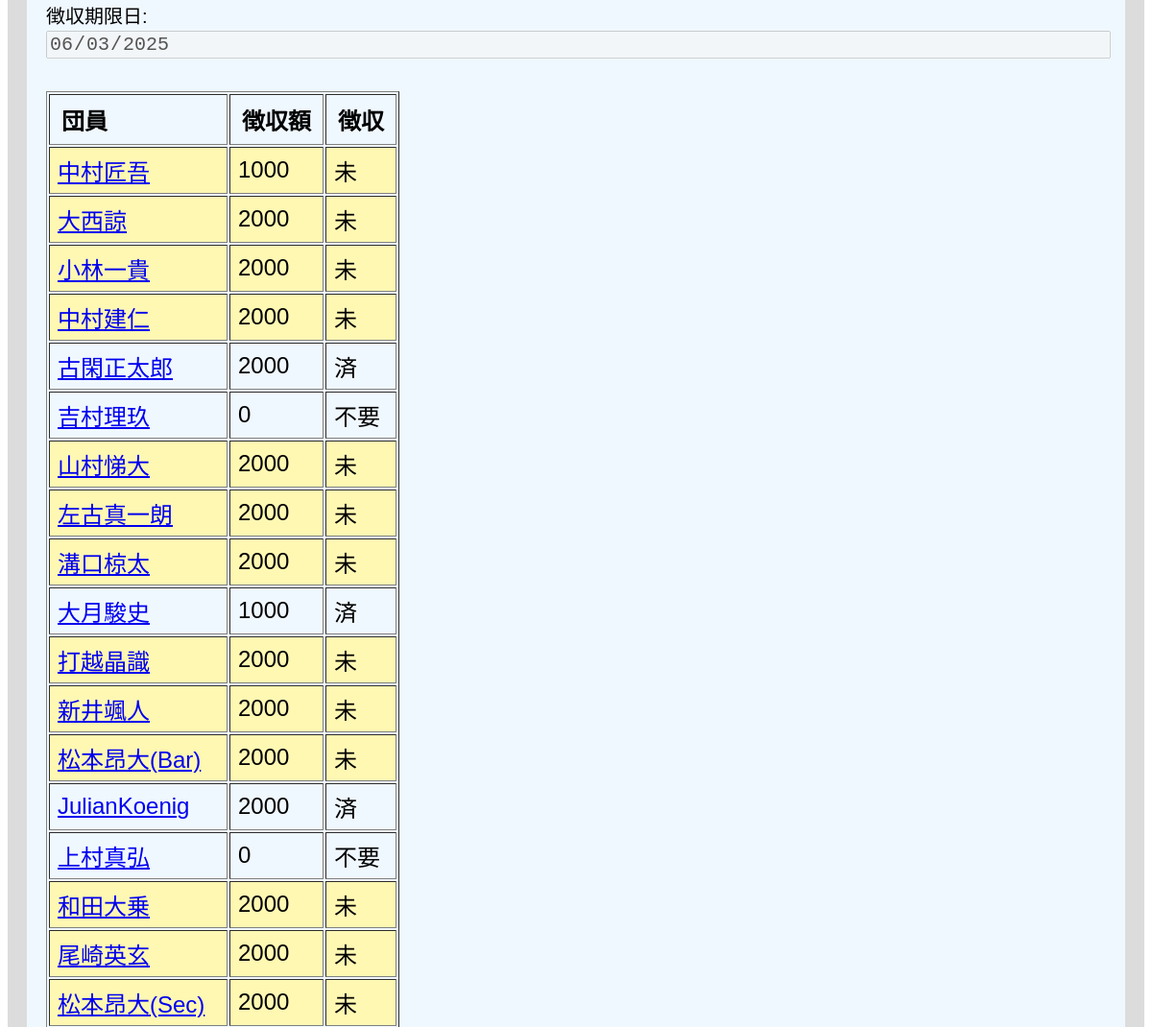
Before: /accounting/collection/2025/3/ (signed in, middle part) with the older database file.
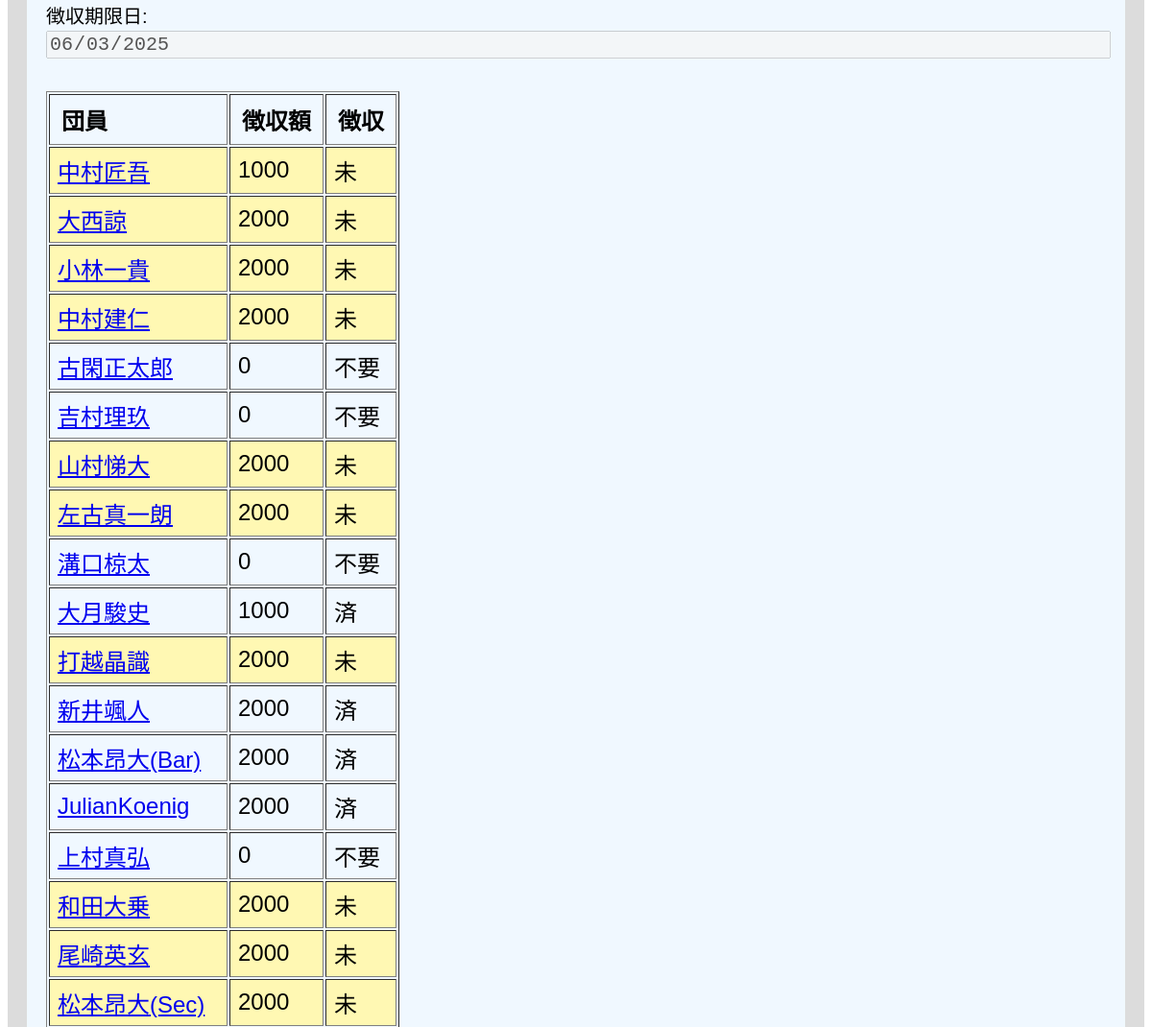
After: the same page with the newer database file.
### accounting/models/collection_models.py (models this page shows, shortened)
class CollectionRecord(models.Model):
    STATUS_CHOICES = [
        ('未', '未'),       # 未払い
        ('済', '済'),       # 支払済み
        ('不要', '不要'),   # 不要（免除など）
    ]
    collection = models.ForeignKey(
        Collection,
        on_delete=models.CASCADE,
        related_name='records'
    )  # 対象となる徴収項目
    member = models.ForeignKey(
        Member,
        on_delete=models.CASCADE
    )  # 対象団員
    amount = models.PositiveIntegerField(
        verbose_name="徴収額",
        default=0
    )  # 金額（円）
    status = models.CharField(
        max_length=10,
        choices=STATUS_CHOICES,
        default='未',
        verbose_name="徴収ステータス"
    )  # 支払い状況の区分

### member/models.py (models this page shows, shortened)
class Member(models.Model):
    PART_CHOICES = [
        ('top', 'トップ'),
        ('second', 'セカンド'),
        ('baritone', 'バリトン'),
        ('bass', 'ベース'),
    ]
    id = models.UUIDField(
        primary_key=True,
        default=uuid.uuid4,
        editable=False,
        verbose_name="ID"
    )  # 主キーとしてUUIDを使用（安全性・衝突回避）
    name = models.CharField(max_length=100, verbose_name="名前")  # 団員名
    kyogleeid = models.IntegerField(verbose_name="期")  # 何期生か（整数）
    joinyear = models.IntegerField(verbose_name="入団年")  # 入団年度
    faculty = models.CharField(max_length=100, verbose_name="所属")  # 学部など
    part = models.CharField(
        max_length=10,
        choices=PART_CHOICES,
        verbose_name="パート"
    )  # 所属パート（選択式）
    role = models.ManyToManyField(
        Role,
        verbose_name="役職",
        blank=True
    )  # 複数の役職と多対多で紐づけ
    picture = CloudinaryField(
        '画像',
        blank=True,
        null=True
    )  # Cloudinaryに保存されるプロフィール画像
    created_at = models.DateTimeField(
        auto_now_add=True,
        verbose_name="作成日時"
    )  # 登録された日時（自動記録）
    updated_at = models.DateTimeField(
        auto_now=True,
        verbose_name="更新日時"
    )  # 最終更新日時（自動記録）
    user = models.OneToOneField(
        User,
        on_delete=models.CASCADE,
        null=True,
        blank=True
    )  # Djangoのログインユーザーと紐づけ（任意）

### accounting/views/collection_views.py (the view)
# urls.py: path('collection/<int:year>/<int:pk>/', collection_views.collection_detail, name='collection_detail'),  # 詳細
@login_required
def collection_detail(request, year, pk):
    collection = get_object_or_404(Collection, pk=pk)
    form = CollectionForm(instance=collection)
    for field in form.fields.values():
        field.disabled = True
    records = CollectionRecord.objects.filter(collection=collection)\
        .select_related('member').order_by('member__kyogleeid', 'member__name')
    return render(request, 'accounting/collection/collection_detail.html', {
        'form': form,
        'collection': collection,
        'records': records,
    })

### accounting/forms/collection_forms.py
class CollectionForm(forms.ModelForm):
    class Meta:
        model = Collection
        fields = ['title', 'content', 'deadline']
        labels = {
            'title': '徴収項目',
            'content': '徴収内容詳細',
            'deadline': '徴収期限日',
        }
        widgets = {
            'title': forms.TextInput(attrs={'placeholder': '例）2025年度前期団費'}),
            'content': forms.TextInput(attrs={'rows': 5, 'cols': 40, 'class': 'responsive-textarea'}),
            'deadline': forms.DateInput(attrs={'type': 'date'}),  # 日付選択用カレンダー入力
        }

### templates/accounting/collection/collection_detail.html (shortened to what this page needs)
{% extends "base/base.html" %}
{% block body %}
<div class="contents">
    <div class="register_contents">
        <form method="get" class="register_form">
            {{ form.as_p }}
            <table border="1">
                <thead>
                    <tr>
                        <th style="min-width: 160px;">団員</th>
                        <th>徴収額</th>
                        <th>徴収</th>
                    </tr>
                </thead>
                <tbody>
                    {% for record in records %}
                    <tr {% if record.status == "未" %}style="background-color: #fff8b3;"{% endif %}>
                        <td>
                            <a href="{% url 'member:member_detail' record.member.id %}">
                            {{ record.member.name }}
                            </a>
                        </td>
                        <td>{{ record.amount }}</td>
                        <td>{{ record.status }}</td>
                    </tr>
                    {% endfor %}
                </tbody>
            </table>
        </form>
    </div>
</div>
{% endblock %}

Changed rows visible on the page:
changed CollectionRecord "古閑正太郎": amount "2000" → "0"; status "済" → "不要"
changed CollectionRecord "溝口椋太": amount "2000" → "0"; status "未" → "不要"
changed CollectionRecord "新井颯人": status "未" → "済"
changed CollectionRecord "松本昂大(Bar)": status "未" → "済"
